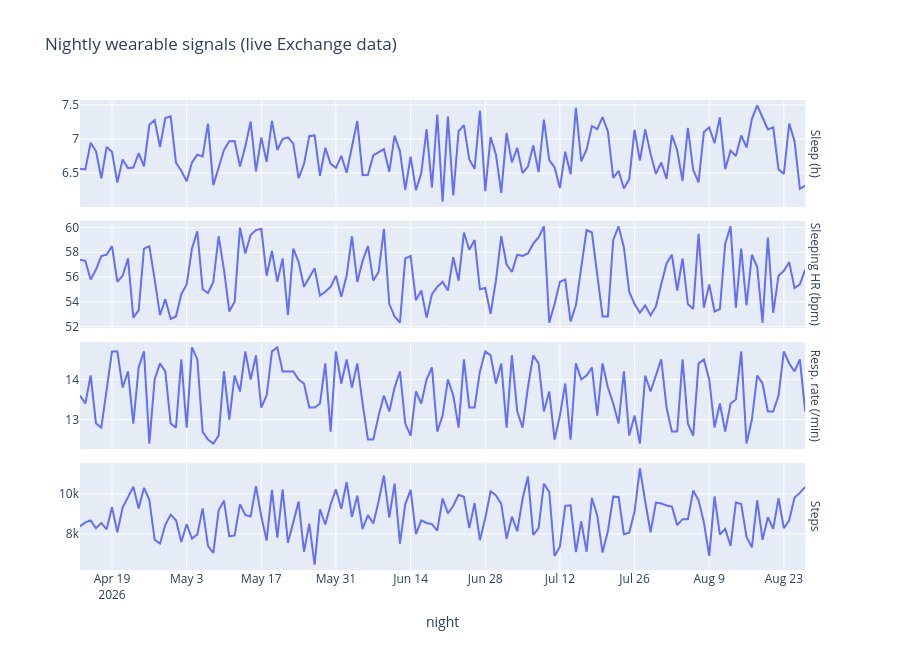

Notebook code cell kept with this figure:
### Code cell
if LIVE:
    obs = jh.list_observations_df(patient_id=PERSONA_ID, study_id=STUDY_ID, limit=None)
    obs["night"] = pd.to_datetime(obs.get("effective_time_frame_time_interval_end_date_time")).dt.date
    wanted = {
        "omh:sleep-duration:2.0": ("sleep_duration_value", "Sleep (h)", 1 / 3600),
        "omh:heart-rate:2.0": ("heart_rate_value", "Sleeping HR (bpm)", 1),
        "omh:respiratory-rate:2.0": ("respiratory_rate_value", "Resp. rate (/min)", 1),
        "omh:step-count:3.0": ("step_count_value", "Steps", 1),
    }
    nightly = {}
    for c, (col, label, k) in wanted.items():
        sub = obs[obs.code == c]
        if col in sub:
            nightly[label] = sub.groupby("night")[col].mean() * k
    nightly = pd.DataFrame(nightly).sort_index()
    display(Markdown(f"**Persona {PERSONA_ID}: {len(nightly)} nights of Oura data, "
                     f"{nightly.index.min()} to {nightly.index.max()}**"))
    fig = px.line(nightly.reset_index().melt(id_vars="night"), x="night", y="value",
                  facet_row="variable", height=650, title="Nightly wearable signals (live Exchange data)")
    fig.update_yaxes(matches=None, title=None).for_each_annotation(lambda a: a.update(text=a.text.split("=")[-1]))
    fig.show()

### Figure 1 — Plotly figure (JSON) as saved in the notebook; plotly's stock layout.template omitted (floating-point values rounded to 4 significant figures; data arrays with more than 128 entries replaced by an {"elided": "..."} marker saying what was removed)
{"data": [{"hovertemplate": "variable=Sleep (h)<br>night=%{x}<br>value=%{y}<extra></extra>", "legendgroup": "", "line": {"color": "#636efa", "dash": "solid"}, "marker": {"symbol": "circle"}, "mode": "lines", "name": "", "orientation": "v", "showlegend": false, "type": "scatter", "x": {"elided": "137 str values"}, "xaxis": "x4", "y": {"elided": "137 float values"}, "yaxis": "y4"}, {"hovertemplate": "variable=Sleeping HR (bpm)<br>night=%{x}<br>value=%{y}<extra></extra>", "legendgroup": "", "line": {"color": "#636efa", "dash": "solid"}, "marker": {"symbol": "circle"}, "mode": "lines", "name": "", "orientation": "v", "showlegend": false, "type": "scatter", "x": {"elided": "137 str values"}, "xaxis": "x3", "y": {"elided": "137 float values"}, "yaxis": "y3"}, {"hovertemplate": "variable=Resp. rate (/min)<br>night=%{x}<br>value=%{y}<extra></extra>", "legendgroup": "", "line": {"color": "#636efa", "dash": "solid"}, "marker": {"symbol": "circle"}, "mode": "lines", "name": "", "orientation": "v", "showlegend": false, "type": "scatter", "x": {"elided": "137 str values"}, "xaxis": "x2", "y": {"elided": "137 float values"}, "yaxis": "y2"}, {"hovertemplate": "variable=Steps<br>night=%{x}<br>value=%{y}<extra></extra>", "legendgroup": "", "line": {"color": "#636efa", "dash": "solid"}, "marker": {"symbol": "circle"}, "mode": "lines", "name": "", "orientation": "v", "showlegend": false, "type": "scatter", "x": {"elided": "137 str values"}, "xaxis": "x", "y": {"elided": "137 float values"}, "yaxis": "y"}], "layout": {"annotations": [{"font": {}, "showarrow": false, "text": "Steps", "textangle": 90, "x": 0.98, "xanchor": "left", "xref": "paper", "y": 0.1138, "yanchor": "middle", "yref": "paper"}, {"font": {}, "showarrow": false, "text": "Resp. rate (/min)", "textangle": 90, "x": 0.98, "xanchor": "left", "xref": "paper", "y": 0.3712, "yanchor": "middle", "yref": "paper"}, {"font": {}, "showarrow": false, "text": "Sleeping HR (bpm)", "textangle": 90, "x": 0.98, "xanchor": "left", "xref": "paper", "y": 0.6288, "yanchor": "middle", "yref": "paper"}, {"font": {}, "showarrow": false, "text": "Sleep (h)", "textangle": 90, "x": 0.98, "xanchor": "left", "xref": "paper", "y": 0.8862, "yanchor": "middle", "yref": "paper"}], "height": 650, "legend": {"tracegroupgap": 0}, "title": {"text": "Nightly wearable signals (live Exchange data)"}, "xaxis": {"anchor": "y", "domain": [0, 0.98], "title": {"text": "night"}}, "xaxis2": {"anchor": "y2", "domain": [0, 0.98], "matches": "x", "showticklabels": false}, "xaxis3": {"anchor": "y3", "domain": [0, 0.98], "matches": "x", "showticklabels": false}, "xaxis4": {"anchor": "y4", "domain": [0, 0.98], "matches": "x", "showticklabels": false}, "yaxis": {"anchor": "x", "domain": [0, 0.2275], "title": {}}, "yaxis2": {"anchor": "x2", "domain": [0.2575, 0.485], "title": {}}, "yaxis3": {"anchor": "x3", "domain": [0.515, 0.7425], "title": {}}, "yaxis4": {"anchor": "x4", "domain": [0.7725, 1], "title": {}}}}
